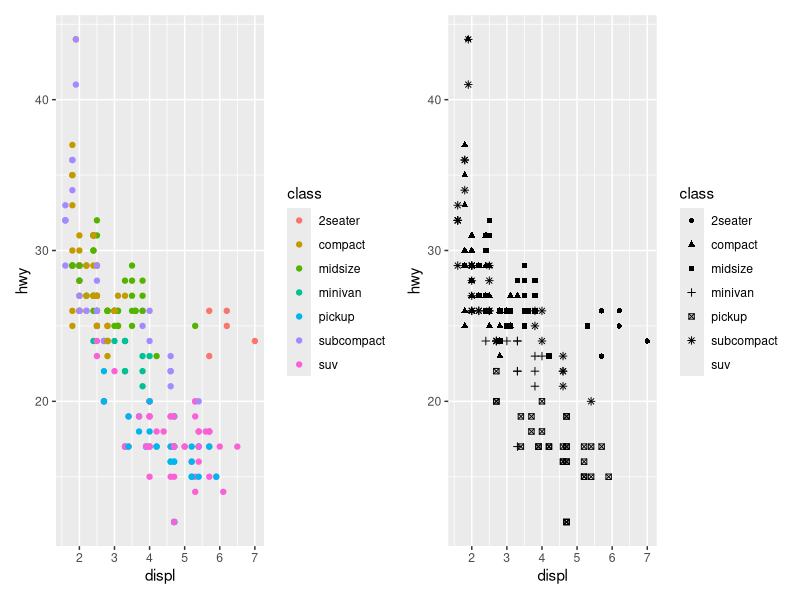
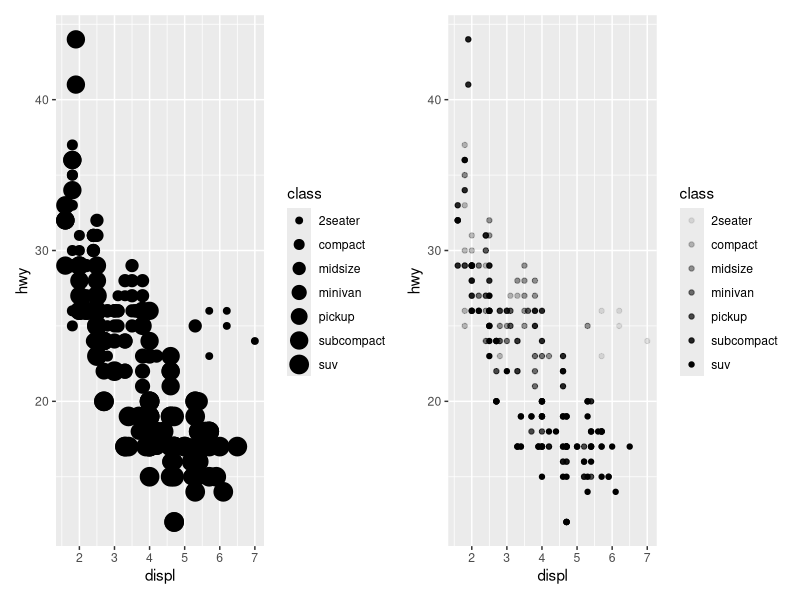
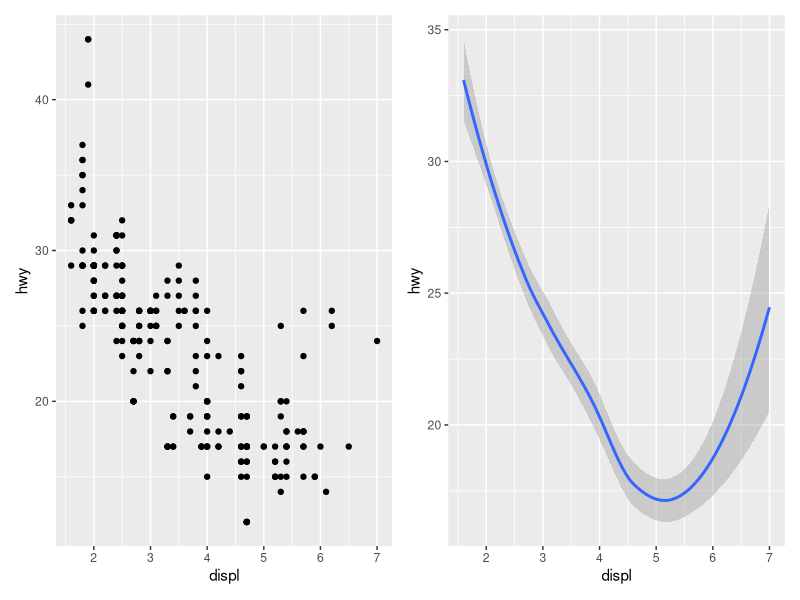
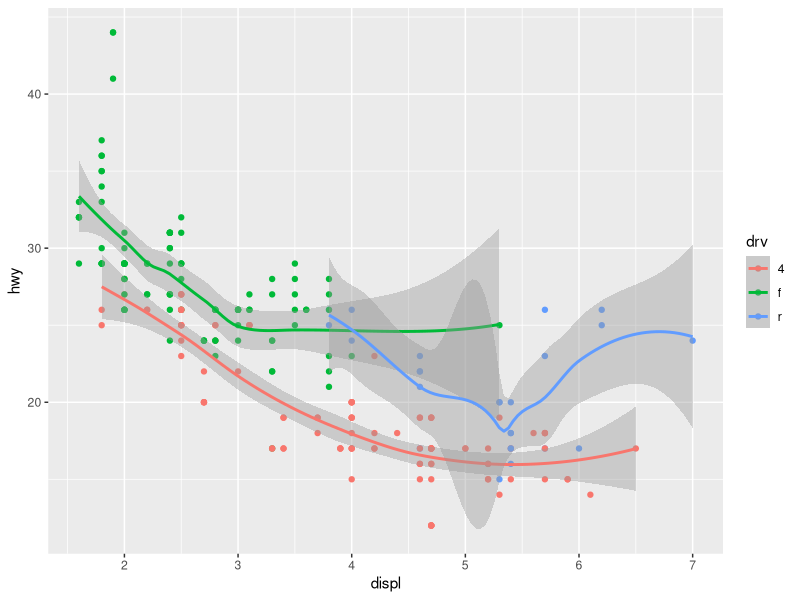
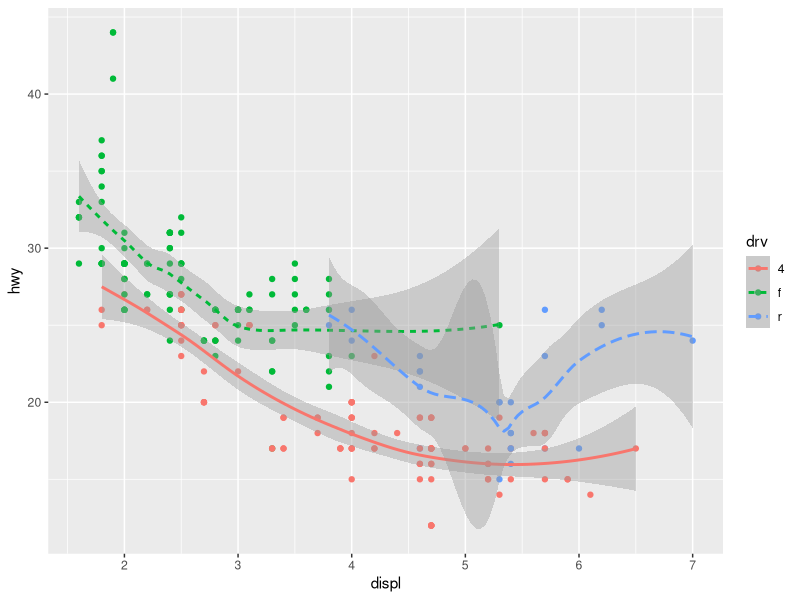
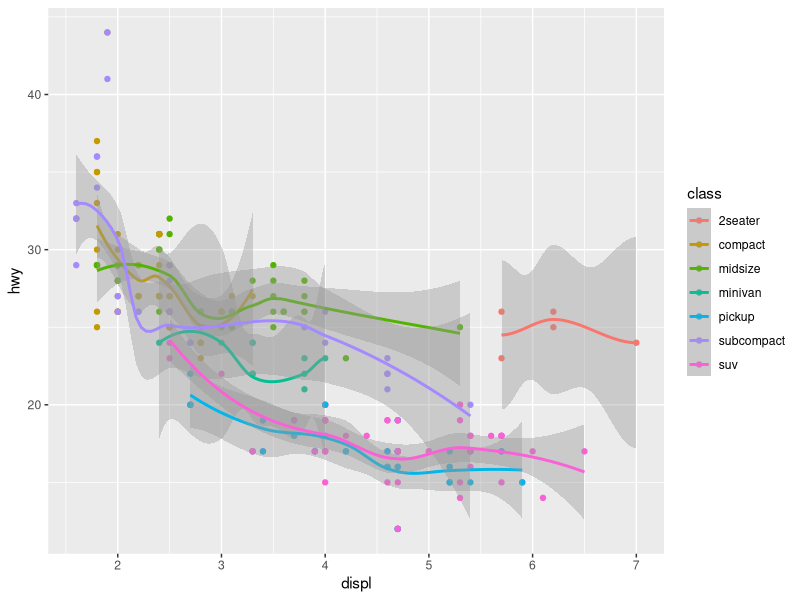
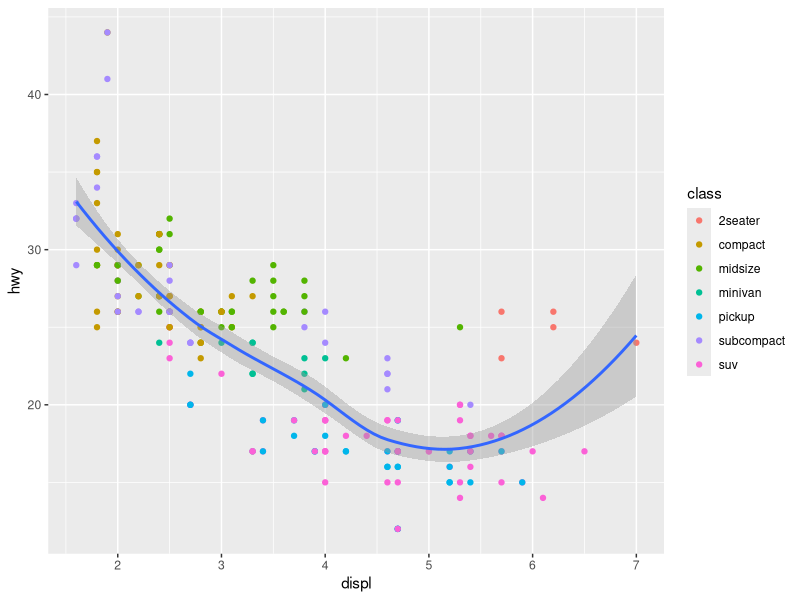
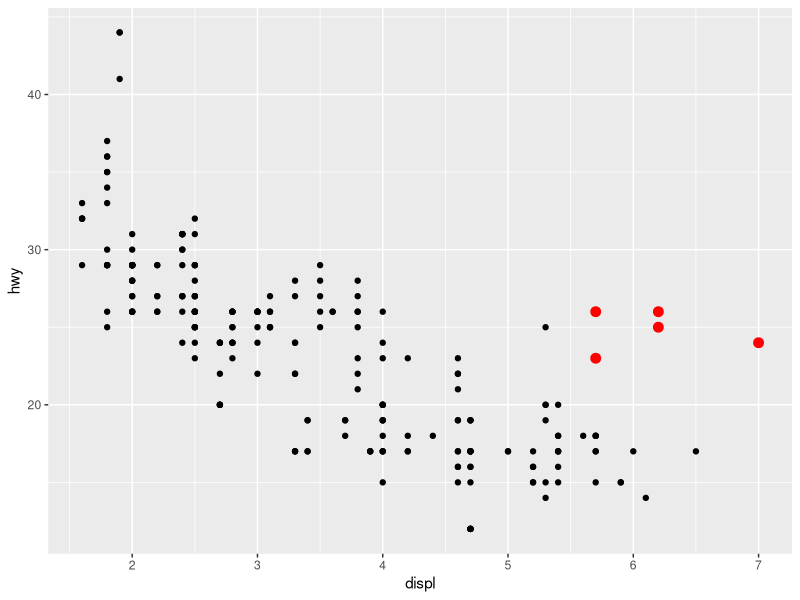

R code for these plots, in order: (Note: this script raises an error after producing the figures.)
#This script accompanies Wickham et al's R for Data Science, Chapter 1 https://r4ds.hadley.nz/data-visualize.html
#This is an introduction to data visualization in R. It covers some basics of R's "grammar of graphics" and static data viz in ggplot2.

#set up packages 
##Note: if you don't have a library installed, you can do so in the Packages tab on RStudio or with the function install.packages("package name here")
library(tidyverse)
library(patchwork)

#set up your working directory 
setwd("C:/Users/YourName/Documents/ClassData")  #example for a PC
setwd("~/Documents/ClassData")  #example for a Mac

#create and view a data frame (in this case, from the tidyverse library)
data <- mpg
glimpse(data)
head(data, n=7)
view(data)


#define the aesthetics of plot spaces
##using colors and symbols to communicate data values
left <- ggplot(data, aes(x = displ, y = hwy, color = class)) +
  geom_point() 
right <- ggplot(data, aes(x = displ, y = hwy, shape = class)) +
  geom_point()
left + right  #use patchwork library to create a side-by-side view

##using size and alpha (transparency) to communicate data values
left <- ggplot(data, aes(x = displ, y = hwy, size = class)) +
  geom_point()
right <- ggplot(data, aes(x = displ, y = hwy, alpha = class)) +
  geom_point()
left + right


#geometric objects
##comparing two types of geom
left <- ggplot(data, aes(x = displ, y = hwy)) + 
  geom_point()
right <- ggplot(data, aes(x = displ, y = hwy)) + 
  geom_smooth()
left + right

##you can define parameters globally in the ggplot() layer and/or locally in the geom layer
ggplot(data, aes(x = displ, y = hwy, color = drv)) + 
  geom_point() +
  geom_smooth()
ggplot(data, aes(x = displ, y = hwy, color = drv)) + 
  geom_point() +
  geom_smooth(aes(linetype = drv))

##here's another global vs. local example
ggplot(data, aes(x = displ, y = hwy, color = class)) + 
  geom_point() + 
  geom_smooth()
ggplot(data, aes(x = displ, y = hwy)) + 
  geom_point(aes(color = class)) + 
  geom_smooth()

##by the same logic, you can use local arguments to override global settings for specific layers 
ggplot(data, aes(x = displ, y = hwy)) + 
  geom_point() + 
  geom_point(
    data = mpg |> filter(class == "2seater"), 
    color = "red",
    shape = "circle",
    size = 3
  ) 



#Facets
##facet_wrap splits the plot into subplots based on a categorical variable
ggplot(data, aes(x = displ, y = hwy)) + 
  geom_point() + 
  facet_wrap(~cyl)

##if you want the grid to compare across two variables, use facet_grid()
ggplot(data, aes(x = displ, y = hwy)) + 
  geom_point() + 
  facet_grid(drv ~ cyl)  ##by default, all graphics will use the same axes

ggplot(mpg, aes(x = displ, y = hwy)) + 
  geom_point() + 
  facet_grid(drv ~ cyl, scales = "free") ## you could modify this to use different axes


#Statistical transformations
##pull a new dataset
data <- diamonds

##bar/column charts
ggplot(data, aes(x = cut)) + 
  geom_bar() ##default uses the count from the dataframe

ggplot(data, aes(x = cut, y = after_stat(prop), group = 1)) + 
  geom_bar() ## this will use the proportion value from the Y variable instead

##customizing the outlines or fill values
left <- ggplot(mpg, aes(x = drv, color = drv)) + 
  geom_bar()
right <- ggplot(mpg, aes(x = drv, fill = drv)) + 
  geom_bar()
left + right

##customizing the position adjustments
left <- ggplot(mpg, aes(x = drv, fill = class)) + 
  geom_bar(alpha = 1/5, position = "identity")  ## identity places each object exactly where it falls in a chart
middle <- ggplot(mpg, aes(x = drv, fill = class)) + 
  geom_bar(position = "fill") ## fill stacks bar segments, along a proportional scale
right < - ggplot(mpg, aes(x = drv, fill = class)) + 
  geom_bar(position = "dodge")   ## dodge splits bars into a side-by-side arrangement
left + middle + right

